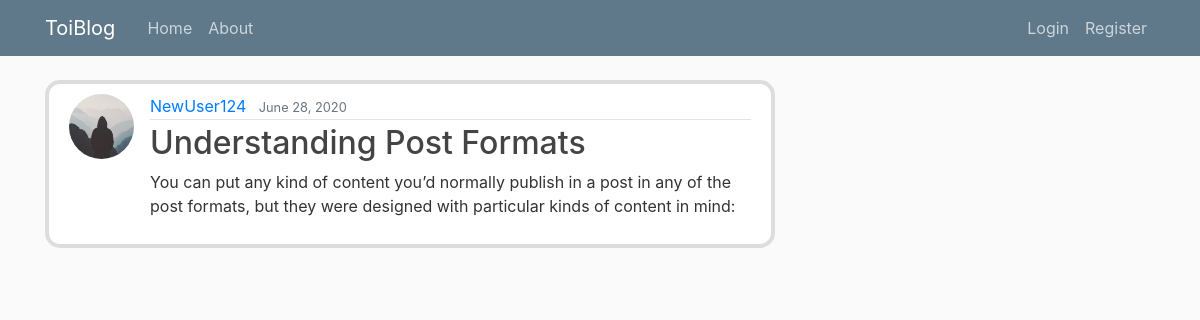
Screenshot of /post/11/ with the database file from the repository.
### blog/models.py (models this page shows, shortened)
class Post(models.Model):
	title = models.CharField(max_length=100)
	content = models.TextField()
	date_posted = models.DateTimeField(default=timezone.now)
	author = models.ForeignKey(User, on_delete=models.CASCADE)

### users/models.py (models this page shows, shortened)
class Profile(models.Model):
	user = models.OneToOneField(User, on_delete=models.CASCADE)
	image = models.ImageField(default='default.jpg', upload_to='profile_pics')

### blog/views.py (the view)
# urls.py: path('post/<int:pk>/', PostDetailView.as_view(), name='post-detail'),
class PostDetailView(DetailView):
	model = Post

### blog/templates/blog/post_detail.html (shortened to what this page needs)
{% extends "blog/base.html"%}
{% block content %}
  <article class="media content-section">
    <img class="rounded-circle article-img" src="{{ object.author.profile.image.url }}">
    <div class="media-body">
      <div class="article-metadata">
        <a class="mr-2" href="{% url 'user-posts' object.author.username %}">{{ object.author }}</a>
        <small class="text-muted">{{ object.date_posted|date:"F d, Y" }}</small>
      </div>
      <h2 class="article-title">{{ object.title }}</h2>
      <p class="article-content">{{ object.content }}</p>
    </div>
  </article>
{% endblock content %}

### blog/static/blog/main.css (style rules this page uses)
body { background: #fafafa; color: #333333; margin-top: 5rem; }
h1, h2, h3, h4, h5, h6 { color: #444444; }
.content-section { background: #ffffff; padding: 10px 20px; border: 4px solid #dddddd; border-radius: 15px; margin-bottom: 20px; }
.article-title { color: #444444; }
.article-content { white-space: pre-line; }
.article-img { height: 65px; width: 65px; margin-right: 16px; }
.article-metadata { padding-bottom: 1px; margin-bottom: 4px; border-bottom: 1px solid #e3e3e3; }

### rows the page displays
Post: author.profile.image (placeholder picture), author "NewUser124", date_posted "June 28, 2020", title "Understanding Post Formats", content "You can put any kind of content you’d normally publish in a post in any of the post formats, but they were designed with particular kinds of content in mind:"
